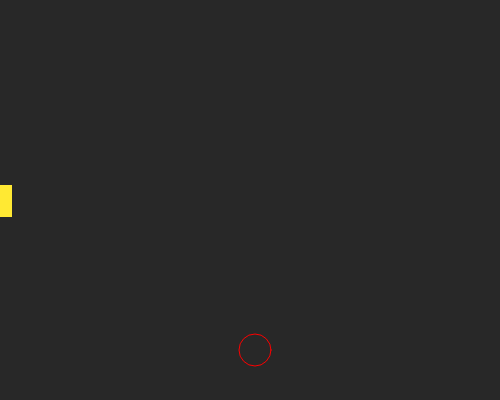
Frame 1 (no input)
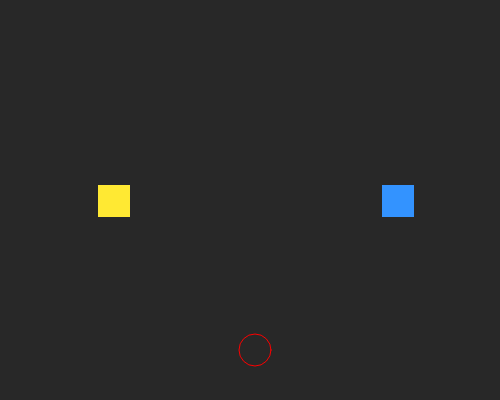
Frame 60 (no input)
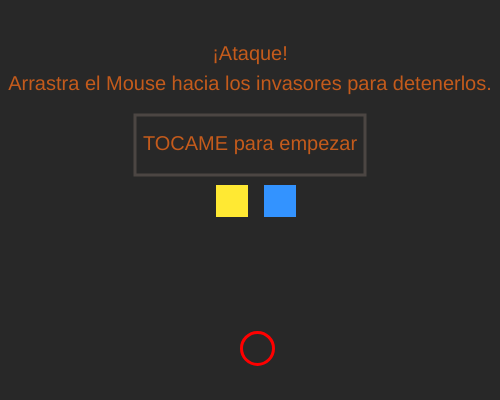
Frame 120 (the mouse pressed at the canvas centre since frame 60)

The p5.js sketch that drew these frames (run headless with seeded random() and noise() and a simulated clock; from frame 60 on, the mouse is pressed at the canvas centre):

// p5.js sketch
// ── sketch.js

//Este juego busca representar la sensación de los celos y las consecuencias que puede implicar. 
//El personaje celoso, representado por el círculo inferior, es rojo y tiembla por la ira que siente. Además está vacío porque realmente, es eso lo que siente, vacío porque cree que si la persona que quiere no está solo para él, no estará completo.
//Sus ataques son representados por los círculos rojos, igual que él. Si estos alcanzan a sus amigos, los herirá y es algo que no quiere que pase en realidad, por lo que debe autocontrolarse. Vivir y dejar vivir.
//Tras un tiempo de esfuerzo y dedicación, el círculo deja el color rojo y ahora es verde, además de estar rellenno, no vacío. Si bien no significa que haya dejado los celos por completo, o los siga teniendo, ha madurado y va por buen camino.
//LO LOGRÉ PROGRAMAR JAIME jaja

let a1 = -20;
let a2 = 500;
let b1 = 185;
let b2 = 185;
let c1 = 255;
let c2 = 350;
let d1 = -50;
let d2 = -50;
let r1 = 135;
let r2 = 115;
let t1 = 60;
let t2 = 90;
let t3 = 150;
let vel1 = 2;
let vel2 = 2;
let dir = 1;
let col = 0;
let puntos = 0;
let ins = false;
let fin = false;
let go = false;
let puntos1 = false;
let puntos2 = false;
let puntos3 = false;
let puntos4 = false;
let puntos5 = false;
let puntos6 = false;
let puntos7 = false;
let puntos8 = false;
let puntos9 = false;
let puntos10 = false;
let puntos11 = false;
let puntos12 = false;
let puntos13 = false;
let puntos14 = false;
let puntos15 = false;
let w = 32;
let h = 32;

let etapa = 0;

//Variables movimiento pelotas:
let vel3 = 4;
let dir2 = 1;
let vel4 = 4;
let dir3 = 1;


//function mouseClicked(){
//circles.clicked();
//clicked();
//let dis =dist(mouseX,mouseY,d1,d2)
//if (dis<r){
// d1=-50;
// d2=-50;
//}
//}
function setup() {
  createCanvas(500, 400);
  col = color(40);

}

function draw() {

  background(col);


  //Circulo
  noFill();
  stroke(255, 0, 0);
  ellipse(c1, c2, 32, 32);

  //Cuadrados
  noStroke();
  fill(255, 233, 51);
  rect(a1, b1, 32, 32);
  fill(51, 147, 255);
  rect(a2, b2, 32, 32);

  a1 = a1 + (vel1 * dir);
  a2 = a2 + (vel2 * -dir);

  if (dist(a1, b1, a2, b2) < 50) {
    vel1 = 0;
    vel2 = 0;

    dir = 0;
    vel1 = 0;
    vel2 = 0;
    c1 = (random(250, 260));
    c2 = (random(345, 355));
    ins = true;
   
  }
   if(ins == true){
    fill(196,91,28);
    textSize(20);
    textAlign(CENTER);
    text("¡Ataque!",250,t1);
    text("Arrastra el Mouse hacia los invasores para detenerlos.",250,t2);
    text("TOCAME para empezar",250,t3);
   
    noFill();
    stroke(76,70,67);
    strokeWeight(3);
    rect(r1,r2,230,60);

   }
 if(dist(mouseX,mouseY,r1,r2)< 50){
  r2=-100;
  t1=-50;
  t2=-50;
  t3=-50;
  go = true;

 }

  if (go == true) {
   
    fill(255, 0, 0);
    noStroke();
    ellipse(d1, d2, w, h);
    // if (etapa==0){
    d1 += (vel3 * dir2); // En X
    d2 += (vel4 * dir3); // En Y
    etapa += 1
  }

  if (dist(d1, d2, a1, b1) < 40 || (d1, d2, a2, b2) < 40) {
    vel3 = 0;
    vel4 = 0;
    fin = true;

  }

  if (fin == true){
     puntos1 = false;
     puntos2 = false;
     puntos3 = false;
     puntos4 = false;
     puntos5 = false;
     puntos6 = false;
     puntos7 = false;
     puntos8 = false;
     puntos9 = false;
     puntos10 = false;
     puntos11 = false;
     puntos12 = false;
     puntos13 = false;
     puntos14 = false;
     push();
     fill(255,0,0);
     
     textSize(20);
     textAlign(CENTER);
     text('¡Dejaste que los celos hirieran a tus amigos!', 250, 60);
     text('Reinicia para mejorar tu autocontrol', 250, 90);
     pop();

  }

  if (dist(mouseX, mouseY, d1, d2) < 20 && (puntos == 0)) {
    puntos1 = true;
    console.log(puntos1 + "puntos1");
  }


  if (puntos1 == true) {
    d1 = 240;
    dir3 = -1;
    dir2 = 0;
    d2 = 430;
    puntos = 1;
    puntos1 = false;
  }


  if (dist(mouseX, mouseY, d1, d2) < 20 && (puntos1 == false ) && (puntos == 1)) {
    puntos2 = true;
    console.log(puntos2 + "puntos2");
  }

  if (puntos2 == true) {
    d1 = -50;
    dir3 = 0;
    dir2 = 1;
    d2 = 200;
    puntos = 2;
    puntos2 = false;
    console.log(puntos2 + "puntos2");
  }
 
  if(dist(mouseX, mouseY, d1, d2) < 20 && (puntos2 == false) && (puntos == 2)) {
    puntos3 = true;
    console.log(puntos3 + "puntos3");
}

  if (puntos3 == true) {
   d1 = 440;
   dir3 = -1;
   dir2 = -1;
   d2 = 400;
   puntos = 3;
   puntos3 = false;
}

if(dist(mouseX, mouseY, d1, d2) < 20 && (puntos3 == false) && (puntos == 3)) {
  puntos4 = true;
  console.log(puntos4 + "puntos4");
}

if (puntos4 == true) {
 d1 = 240;
 dir3 = 1;
 dir2 = 0;
 d2 = -30;
 puntos = 4;
 puntos4 = false;
}

if(dist(mouseX, mouseY, d1, d2) < 20 && (puntos4 == false) && (puntos == 4)) {
  puntos5 = true;
  console.log(puntos5 + "puntos5");
}

if (puntos5 == true) {
 d1 = 440;
 dir3 = -1;
 dir2 = -1;
 d2 = 400;
 puntos = 5;
 puntos5 = false;
}

if(dist(mouseX, mouseY, d1, d2) < 20 && (puntos5 == false) && (puntos == 5)) {
  puntos6 = true;
  console.log(puntos6 + "puntos6");
}

if (puntos6 == true) {
 d1 = -20;
 dir3 = -1;
 dir2 = 1;
 d2 = 420;
 puntos = 6;
 puntos6 = false;
}

if(dist(mouseX, mouseY, d1, d2) < 20 && (puntos6 == false) && (puntos == 6)) {
  puntos7 = true;
  console.log(puntos7 + "puntos7");
}

if (puntos7 == true) {
 d1 = -50;
 dir3 = 1;
 dir2 = 1;
 d2 = -50;
 puntos = 7;
 puntos7 = false;
}

if(dist(mouseX, mouseY, d1, d2) < 20 && (puntos7 == false) && (puntos == 7)) {
  puntos8 = true;
  console.log(puntos8 + "puntos8");
}

if (puntos8 == true) {
 d1 = 550;
 dir3 = 0;
 dir2 = -1;
 d2 = 200;
 puntos = 8;
 puntos8 = false;
}

if(dist(mouseX, mouseY, d1, d2) < 20 && (puntos8 == false) && (puntos == 8)) {
  puntos9 = true;
  console.log(puntos9 + "puntos9");
}

if (puntos9 == true) {
 d1 = -20;
 dir3 = -1;
 dir2 = 1;
 d2 = 420;
 puntos = 9;
 puntos9 = false;
}

if(dist(mouseX, mouseY, d1, d2) < 20 && (puntos9 == false) && (puntos == 9)) {
  puntos10 = true;
  console.log(puntos10 + "puntos10");
}

if (puntos10 == true) {
 d1 = 500;
 dir3 = 1;
 dir2 = -1;
 d2 = -20;
 puntos = 10;
 puntos10 = false;
}

if(dist(mouseX, mouseY, d1, d2) < 40 && (puntos10 == false) && (puntos == 10)) {
  puntos11 = true;
  console.log(puntos11 + "puntos11");
}

if (puntos11 == true) {
  w = 100
  h = 100
 d1 = -50;
 dir3 = 1;
 vel3 = 3;
 vel4 = 3;
 dir2 = 1;
 d2 = -50;
 puntos = 11;
 puntos11 = false;
}

if(dist(mouseX, mouseY, d1, d2) < 40 && (puntos11 == false) && (puntos == 11)) {
  puntos12 = true;
  console.log(puntos12 + "puntos12");
}

if (puntos12 == true) {
  w = 100
  h = 100
 d1 = 550;
 dir3 = 1;
 vel3 = 3;
 vel4 = 3;
 dir2 = -1;
 d2 = -50;
 puntos = 12;
 puntos12 = false;
}

if(dist(mouseX, mouseY, d1, d2) < 40 && (puntos12 == false) && (puntos == 12)) {
  puntos13 = true;
  console.log(puntos13 + "puntos13");
}

if (puntos13 == true) {
  w = 100
  h = 100
 d1 = -20;
 dir3 = -1;
 vel3 = 3;
 vel4 = 3;
 dir2 = 1;
 d2 = 440;
 puntos = 13;
 puntos13 = false;
}

if(dist(mouseX, mouseY, d1, d2) < 40 && (puntos13 == false) && (puntos == 13)) {
  puntos14 += 1;
  console.log(puntos14 + "puntos14");
}

if (puntos14 > 1 ) {
  c2 = 450;
  d1 = -100
  fill(0, 255, 0);
  ellipse(255, 350, 32, 32);
  fill(0,255,0);
  textSize(20);
  textAlign(CENTER);
  text('¡Recuperaste la compostura y ya no estás celoso!', 250, 80);
  text('Dejaste a tus amigos ser felices y maduraste un poco más', 250, 110);
}

 // w = 100
  //h = 100
// d1 = 520;
// dir3 = 1;
// vel3 = 3;
// vel4 = 3;
 //dir2 = -1;
 //d2 = 420;
 //puntos = 14;
 //puntos14 = false;
//}

//if(dist(mouseX, mouseY, d1, d2) < 150 && (puntos14 == false) && (puntos == 14)) {
 //puntos15 = true;
 //console.log(puntos15 + "puntos15");
//}
//if (puntos15 == true){
 

//}




}
  //console.log("d1: " + d1 + "  d2: " + d2);
